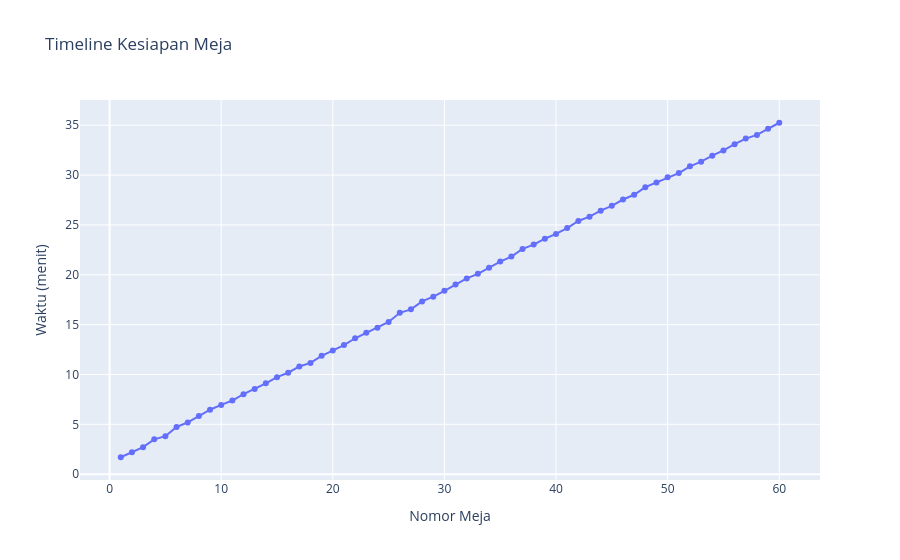

The notebook cell saved with this chart:
### Code cell
df_meja = pd.DataFrame({
    'meja': range(1, config['total_meja'] + 1),
    'waktu': [max(finish3[i*3:(i+1)*3]) for i in range(config['total_meja'])]
})

fig1 = go.Figure()
fig1.add_trace(go.Scatter(
    x=df_meja['meja'],
    y=df_meja['waktu']/60,
    mode='lines+markers'
))

fig1.update_layout(
    title="Timeline Kesiapan Meja",
    xaxis_title="Nomor Meja",
    yaxis_title="Waktu (menit)"
)

fig1.show()

### Figure 1 — Plotly figure (JSON) as saved in the notebook; plotly's stock layout.template omitted (floating-point values rounded to 4 significant figures)
{"data": [{"mode": "lines+markers", "type": "scatter", "x": [1, 2, 3, 4, 5, 6, 7, 8, 9, 10, 11, 12, 13, 14, 15, 16, 17, 18, 19, 20, 21, 22, 23, 24, 25, 26, 27, 28, 29, 30, 31, 32, 33, 34, 35, 36, 37, 38, 39, 40, 41, 42, 43, 44, 45, 46, 47, 48, 49, 50, 51, 52, 53, 54, 55, 56, 57, 58, 59, 60], "y": [1.699, 2.191, 2.714, 3.492, 3.809, 4.738, 5.197, 5.833, 6.467, 6.952, 7.386, 8.02, 8.542, 9.114, 9.732, 10.17, 10.8, 11.16, 11.88, 12.41, 12.95, 13.63, 14.18, 14.68, 15.27, 16.19, 16.53, 17.33, 17.8, 18.39, 19.02, 19.63, 20.09, 20.71, 21.33, 21.82, 22.59, 23.03, 23.62, 24.09, 24.68, 25.4, 25.83, 26.43, 26.92, 27.55, 28.03, 28.79, 29.27, 29.79, 30.2, 30.87, 31.34, 31.95, 32.47, 33.1, 33.66, 34.03, 34.65, 35.25]}], "layout": {"title": {"text": "Timeline Kesiapan Meja"}, "xaxis": {"title": {"text": "Nomor Meja"}}, "yaxis": {"title": {"text": "Waktu (menit)"}}}}
